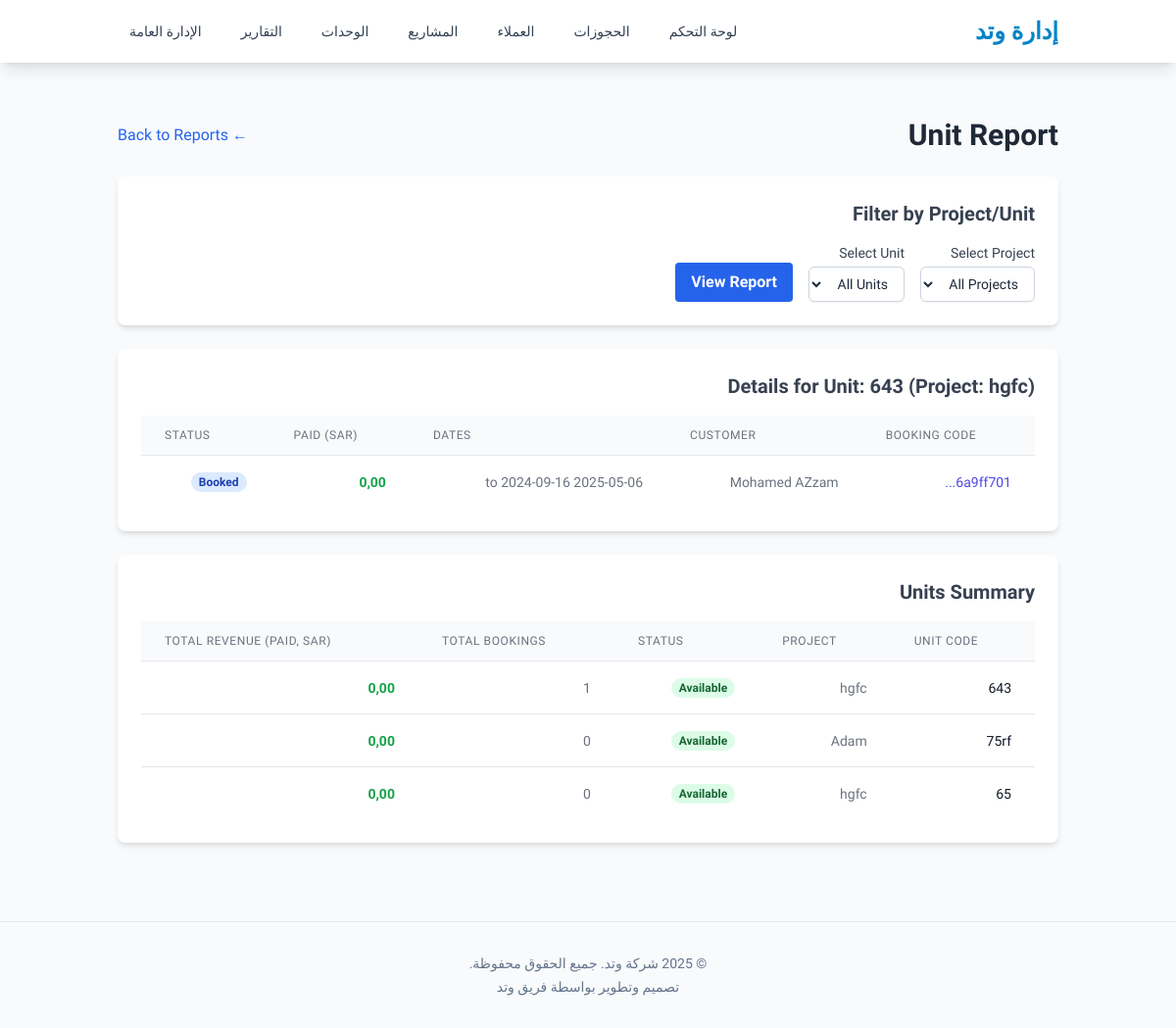
Page /reports/units/?unit_id=3 (signed in) on the committed database.
### management/models.py (models this page shows, shortened)
class Unit(models.Model):
    class UnitStatus(models.TextChoices):
        AVAILABLE = 'available', _('Available')
        OCCUPIED = 'occupied', _('Occupied')
    project = models.ForeignKey(Project, related_name='units', on_delete=models.CASCADE, verbose_name=_("Project"))
    unit_code = models.CharField(_("Unit Code"), max_length=50, unique=True)
    price_per_day = models.DecimalField(_("Price Per Day (SAR)"), max_digits=10, decimal_places=2)
    description = models.TextField(_("Description"), blank=True)
    image = models.ImageField(_("Image"), upload_to='unit_images/', blank=True, null=True)
    status = models.CharField(_("Status"), max_length=10, choices=UnitStatus.choices, default=UnitStatus.AVAILABLE)
    class Meta:
        verbose_name = _("وحدة")
        verbose_name_plural = _("وحدات")

class Project(models.Model):
    project_code = models.CharField(_("Project Code"), max_length=50, unique=True)
    name = models.CharField(_("Project Name"), max_length=200)
    address = models.TextField(_("Address"))
    total_units = models.PositiveIntegerField(_("Total Units"))
    image = models.ImageField(_("Image"), upload_to='project_images/', blank=True, null=True)
    manager_name = models.CharField(_("Manager Name"), max_length=150)
    class Meta:
        verbose_name = _("مشروع")
        verbose_name_plural = _("مشاريع")

class Booking(models.Model):
    class PaymentMethod(models.TextChoices):
        CASH = 'cash', _('Cash')
        CARD = 'card', _('Card (Visa)')
        TRANSFER = 'transfer', _('Bank Transfer')
    class BookingStatus(models.TextChoices):
        BOOKED = 'booked', _('Booked')
        COMPLETED = 'completed', _('Completed')
        CANCELLED = 'cancelled', _('Cancelled')
        REFUNDED = 'refunded', _('Refunded') # For returns/refunds
    booking_code = models.UUIDField(primary_key=True, default=uuid.uuid4, editable=False)
    project = models.ForeignKey(Project, on_delete=models.PROTECT, verbose_name=_("Project"))
    unit = models.ForeignKey(Unit, on_delete=models.PROTECT, verbose_name=_("Unit"))
    customer = models.ForeignKey(Customer, on_delete=models.PROTECT, verbose_name=_("Customer"))
    start_date = models.DateField(_("Start Date"))
    end_date = models.DateField(_("End Date"))
    price_per_day = models.DecimalField(_("Price Per Day (SAR)"), max_digits=10, decimal_places=2)
    discount_amount = models.DecimalField(_("Discount Amount (SAR)"), max_digits=10, decimal_places=2, default=0.00)
    discount_percentage = models.DecimalField(_("Discount Percentage (%)"), max_digits=5, decimal_places=2, default=0.00) # e.g., 10.50 for 10.5%
    amount_paid = models.DecimalField(_("Amount Paid (SAR)"), max_digits=10, decimal_places=2, default=0.00)
    payment_method = models.CharField(_("Payment Method"), max_length=10, choices=PaymentMethod.choices, blank=True)
    booking_datetime = models.DateTimeField(_("Booking Datetime"), auto_now_add=True)
    status = models.CharField(_("Status"), max_length=10, choices=BookingStatus.choices, default=BookingStatus.BOOKED)
    additional_services = models.ManyToManyField(Service, through='BookingService', blank=True, verbose_name=_("Additional Services"))
    class Meta:
        verbose_name = _("حجز")
        verbose_name_plural = _("حجوزات")

class Customer(models.Model):
    name = models.CharField(_("Name"), max_length=200)
    mobile = models.CharField(_("Mobile"), max_length=20, unique=True)
    nationality = models.CharField(_("Nationality"), max_length=100, blank=True)
    id_number = models.CharField(_("ID Number"), max_length=50, blank=True)
    whatsapp = models.CharField(_("WhatsApp"), max_length=20, blank=True)
    email = models.EmailField(_("Email"), blank=True)
    class Meta:
        verbose_name = _("مستخدم")
        verbose_name_plural = _("مستخدمين")

### management/views.py (the view)
# urls.py: path('reports/units/', views.unit_report, name='unit_report'),
@login_required
def unit_report(request):
    project_id = request.GET.get("project_id")
    unit_id = request.GET.get("unit_id")
    units_query = Unit.objects.select_related("project")
    if project_id:
        units_query = units_query.filter(project_id=project_id)
    units_summary = units_query.annotate(
        num_bookings=Count("booking", filter=Q(booking__status__in=[Booking.BookingStatus.BOOKED, Booking.BookingStatus.COMPLETED])),
        total_paid=Sum("booking__amount_paid", filter=Q(booking__status__in=[Booking.BookingStatus.BOOKED, Booking.BookingStatus.COMPLETED]))
    ).order_by("-total_paid")
    selected_unit_bookings = None
    selected_unit = None
    if unit_id:
        try:
            selected_unit = Unit.objects.select_related("project").get(pk=unit_id)
            selected_unit_bookings = Booking.objects.filter(unit=selected_unit).select_related("customer").order_by("-booking_datetime")
        except (Unit.DoesNotExist, ValueError):
            messages.error(request, "Invalid Unit selected.")
    context = {
        "units_summary": units_summary,
        "projects_list": Project.objects.all(), # For dropdown filter
        "selected_project_id": project_id,
        "selected_unit_id": unit_id,
        "selected_unit": selected_unit,
        "selected_unit_bookings": selected_unit_bookings,
    }
    return render(request, "management/unit_report.html", context)

### templates/management/unit_report.html (shortened to what this page needs)
{% extends 'base.html' %}
{% block content %}
<div class="flex justify-between items-center mb-6">
    <h1 class="text-3xl font-bold text-gray-800">Unit Report</h1>
    <a href="{% url 'management:report_dashboard' %}" class="text-blue-600 hover:underline">&larr; Back to Reports</a>
</div>
<div class="bg-white p-6 rounded-lg shadow-md mb-6">
    <h2 class="text-xl font-semibold text-gray-700 mb-4">Filter by Project/Unit</h2>
    <form method="get" class="flex flex-wrap items-end gap-4">
        <div>
            <label for="project_id" class="block text-sm font-medium text-gray-700">Select Project</label>
            <select name="project_id" id="project_id"
                    class="mt-1 block w-full px-3 py-2 bg-white border border-slate-300 rounded-md text-sm shadow-sm focus:outline-none focus:border-sky-500 focus:ring-1 focus:ring-sky-500"
                    hx-get="{% url 'management:load_units' %}"
                    hx-target="#unit_id"
                    hx-trigger="change">
                <option value="">All Projects</option>
            </select>
        </div>
        <div>
            <label for="unit_id" class="block text-sm font-medium text-gray-700">Select Unit</label>
            <select name="unit_id" id="unit_id"
                    class="mt-1 block w-full px-3 py-2 bg-white border border-slate-300 rounded-md text-sm shadow-sm focus:outline-none focus:border-sky-500 focus:ring-1 focus:ring-sky-500">
                <option value="">All Units</option>
            </select>
        </div>
        <button type="submit" class="bg-blue-600 hover:bg-blue-700 text-white font-bold py-2 px-4 rounded transition duration-300 ease-in-out">View Report</button>
    </form>
</div>
{% if selected_unit %}
<div class="bg-white p-6 rounded-lg shadow-md mb-6">
    <h2 class="text-xl font-semibold text-gray-700 mb-4">Details for Unit: {{ selected_unit.unit_code }} (Project: {{ selected_unit.project.name }})</h2>
    {% if selected_unit_bookings %}
    <div class="overflow-x-auto">
        <table class="min-w-full divide-y divide-gray-200">
            <thead class="bg-gray-50">
                <tr>
                    <th scope="col" class="px-6 py-3 text-left text-xs font-medium text-gray-500 uppercase tracking-wider">Booking Code</th>
                    <th scope="col" class="px-6 py-3 text-left text-xs font-medium text-gray-500 uppercase tracking-wider">Customer</th>
                    <th scope="col" class="px-6 py-3 text-left text-xs font-medium text-gray-500 uppercase tracking-wider">Dates</th>
                    <th scope="col" class="px-6 py-3 text-left text-xs font-medium text-gray-500 uppercase tracking-wider">Paid (SAR)</th>
                    <th scope="col" class="px-6 py-3 text-left text-xs font-medium text-gray-500 uppercase tracking-wider">Status</th>
                </tr>
            </thead>
            <tbody class="bg-white divide-y divide-gray-200">
                {% for booking in selected_unit_bookings %}
                <tr>
                    <td class="px-6 py-4 whitespace-nowrap text-sm font-medium text-gray-900">
                        <a href="{% url 'management:booking_detail' booking.pk %}" class="text-indigo-600 hover:text-indigo-900">{{ booking.booking_code|stringformat:".8s" }}...</a>
                    </td>
                    <td class="px-6 py-4 whitespace-nowrap text-sm text-gray-500">{{ booking.customer.name }}</td>
                    <td class="px-6 py-4 whitespace-nowrap text-sm text-gray-500">{{ booking.start_date|date:"Y-m-d" }} to {{ booking.end_date|date:"Y-m-d" }}</td>
                    <td class="px-6 py-4 whitespace-nowrap text-sm text-green-600 font-semibold">{{ booking.amount_paid|floatformat:2 }}</td>
                    <td class="px-6 py-4 whitespace-nowrap text-sm">
                        <span class="px-2 inline-flex text-xs leading-5 font-semibold rounded-full
                            {% if booking.status == 'booked' %} bg-blue-100 text-blue-800
                            {% elif booking.status == 'completed' %} bg-green-100 text-green-800
                            {% elif booking.status == 'cancelled' %} bg-red-100 text-red-800
                            {% elif booking.status == 'refunded' %} bg-yellow-100 text-yellow-800
                            {% else %} bg-gray-100 text-gray-800 {% endif %}">
                            {{ booking.get_status_display }}
                        </span>
                    </td>
                </tr>
                {% endfor %}
            </tbody>
        </table>
    </div>
    {% else %}
    <p class="text-gray-600 mt-4">No bookings found for this unit.</p>
    {% endif %}
</div>
{% endif %}
<div class="bg-white p-6 rounded-lg shadow-md overflow-x-auto">
    <h2 class="text-xl font-semibold text-gray-700 mb-4">Units Summary {% if selected_project_id %}(Project: {{ units_summary.first.project.name }}){% endif %}</h2>
    {% if units_summary %}
    <table class="min-w-full divide-y divide-gray-200">
        <thead class="bg-gray-50">
            <tr>
                <th scope="col" class="px-6 py-3 text-left text-xs font-medium text-gray-500 uppercase tracking-wider">Unit Code</th>
                <th scope="col" class="px-6 py-3 text-left text-xs font-medium text-gray-500 uppercase tracking-wider">Project</th>
                <th scope="col" class="px-6 py-3 text-left text-xs font-medium text-gray-500 uppercase tracking-wider">Status</th>
                <th scope="col" class="px-6 py-3 text-left text-xs font-medium text-gray-500 uppercase tracking-wider">Total Bookings</th>
                <th scope="col" class="px-6 py-3 text-left text-xs font-medium text-gray-500 uppercase tracking-wider">Total Revenue (Paid, SAR)</th>
            </tr>
        </thead>
        <tbody class="bg-white divide-y divide-gray-200">
            {% for unit in units_summary %}
            <tr>
                <td class="px-6 py-4 whitespace-nowrap text-sm font-medium text-gray-900">{{ unit.unit_code }}</td>
                <td class="px-6 py-4 whitespace-nowrap text-sm text-gray-500">{{ unit.project.name }}</td>
                 <td class="px-6 py-4 whitespace-nowrap text-sm">
                    <span class="px-2 inline-flex text-xs leading-5 font-semibold rounded-full
                        {% if unit.status == 'available' %} bg-green-100 text-green-800
                        {% elif unit.status == 'occupied' %} bg-yellow-100 text-yellow-800
                        {% else %} bg-gray-100 text-gray-800 {% endif %}">
                        {{ unit.get_status_display }}
                    </span>
                </td>
                <td class="px-6 py-4 whitespace-nowrap text-sm text-gray-500">{{ unit.num_bookings }}</td>
                <td class="px-6 py-4 whitespace-nowrap text-sm text-green-600 font-semibold">{{ unit.total_paid|default:0|floatformat:2 }}</td>
            </tr>
            {% endfor %}
        </tbody>
    </table>
    {% else %}
    <p class="text-gray-600 mt-4">No unit data available for the selected filter.</p>
    {% endif %}
</div>
{% endblock %}

### templates/base.html (style rules this page uses)
body { font-family: 'Tajawal', 'Inter', sans-serif; -webkit-font-smoothing: antialiased; -moz-osx-font-smoothing: grayscale; }

### rows in the picture
Unit: unit_code "643", project.name "hgfc", status "Available", num_bookings "1", total_paid "0,00"
Booking: booking_code "6a9ff701", customer.name "Mohamed AZzam", start_date "2025-05-06", end_date "2024-09-16", amount_paid "0,00", status "Booked"
Unit: unit_code "75rf", project.name "Adam", status "Available", num_bookings "0", total_paid "0,00"
Unit: unit_code "65", project.name "hgfc", status "Available", num_bookings "0", total_paid "0,00"
